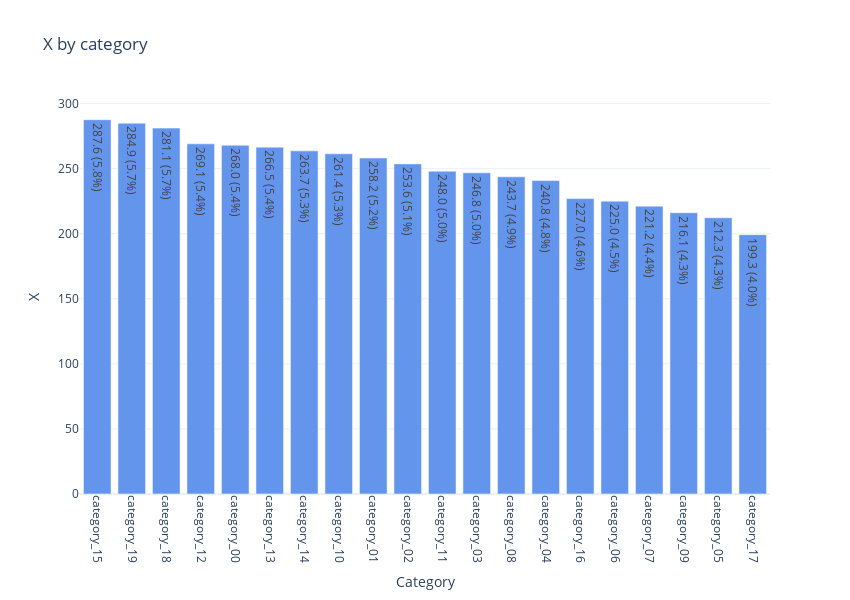

Source (notebook cell):
### Code cell
# Basic vertical bar chart

d_plot = d_plot
val_name = "x"
cat_name = "category"
cat_values = (
    d_plot.groupby([cat_name])[val_name]
    .sum()
    .reset_index()
    .sort_values(val_name, ascending=False)[cat_name]
    .head(20)
)
total_sum = d_plot[val_name].sum()
e = (
    d_plot[d_plot[cat_name].isin(cat_values)]
    .groupby(cat_name)[[val_name]]
    .sum()
    .reset_index()
    .sort_values(val_name, ascending=False)
)
if len(e) > 30:
    raise ValueError("Too many values to plot")

fig = go.Figure()
for i, category in enumerate(e[cat_name]):
    fig.add_trace(
        go.Bar(
            x=e[e[cat_name] == category][cat_name],
            y=e[e[cat_name] == category][val_name],
            # text=e[e[cat_name] == category][val_name].round(1),
            text=e[e[cat_name] == category][val_name]
            .round(1)
            .apply(lambda x: f"{x} ({round((100 * x/total_sum), 1)}%)"),
            name="",
            showlegend=True,
            marker=dict(color="cornflowerblue"),
        )
    )
fig.update_traces(hovertemplate="%{y}")
fig.update_layout(
    template="plotly_white",
    width=50 + len(fig.data) * 40,
    height=600,
    title=f"{val_name.capitalize()} by {cat_name}",
    showlegend=False,
)
fig.update_xaxes(title=cat_name.capitalize(), tickangle=90)
fig.update_yaxes(title=val_name.capitalize(), range=None, dtick=None)
fig.show()

### Figure 1 — Plotly figure (JSON) as saved in the notebook; plotly's stock layout.template omitted (floating-point values rounded to 4 significant figures)
{"data": [{"hovertemplate": "%{y}", "marker": {"color": "cornflowerblue"}, "name": "", "showlegend": true, "text": ["287.6 (5.8%)"], "type": "bar", "x": ["category_15"], "y": [287.6]}, {"hovertemplate": "%{y}", "marker": {"color": "cornflowerblue"}, "name": "", "showlegend": true, "text": ["284.9 (5.7%)"], "type": "bar", "x": ["category_19"], "y": [284.9]}, {"hovertemplate": "%{y}", "marker": {"color": "cornflowerblue"}, "name": "", "showlegend": true, "text": ["281.1 (5.7%)"], "type": "bar", "x": ["category_18"], "y": [281.1]}, {"hovertemplate": "%{y}", "marker": {"color": "cornflowerblue"}, "name": "", "showlegend": true, "text": ["269.1 (5.4%)"], "type": "bar", "x": ["category_12"], "y": [269.1]}, {"hovertemplate": "%{y}", "marker": {"color": "cornflowerblue"}, "name": "", "showlegend": true, "text": ["268.0 (5.4%)"], "type": "bar", "x": ["category_00"], "y": [268.0]}, {"hovertemplate": "%{y}", "marker": {"color": "cornflowerblue"}, "name": "", "showlegend": true, "text": ["266.5 (5.4%)"], "type": "bar", "x": ["category_13"], "y": [266.5]}, {"hovertemplate": "%{y}", "marker": {"color": "cornflowerblue"}, "name": "", "showlegend": true, "text": ["263.7 (5.3%)"], "type": "bar", "x": ["category_14"], "y": [263.7]}, {"hovertemplate": "%{y}", "marker": {"color": "cornflowerblue"}, "name": "", "showlegend": true, "text": ["261.4 (5.3%)"], "type": "bar", "x": ["category_10"], "y": [261.4]}, {"hovertemplate": "%{y}", "marker": {"color": "cornflowerblue"}, "name": "", "showlegend": true, "text": ["258.2 (5.2%)"], "type": "bar", "x": ["category_01"], "y": [258.2]}, {"hovertemplate": "%{y}", "marker": {"color": "cornflowerblue"}, "name": "", "showlegend": true, "text": ["253.6 (5.1%)"], "type": "bar", "x": ["category_02"], "y": [253.6]}, {"hovertemplate": "%{y}", "marker": {"color": "cornflowerblue"}, "name": "", "showlegend": true, "text": ["248.0 (5.0%)"], "type": "bar", "x": ["category_11"], "y": [248.0]}, {"hovertemplate": "%{y}", "marker": {"color": "cornflowerblue"}, "name": "", "showlegend": true, "text": ["246.8 (5.0%)"], "type": "bar", "x": ["category_03"], "y": [246.8]}, {"hovertemplate": "%{y}", "marker": {"color": "cornflowerblue"}, "name": "", "showlegend": true, "text": ["243.7 (4.9%)"], "type": "bar", "x": ["category_08"], "y": [243.7]}, {"hovertemplate": "%{y}", "marker": {"color": "cornflowerblue"}, "name": "", "showlegend": true, "text": ["240.8 (4.8%)"], "type": "bar", "x": ["category_04"], "y": [240.8]}, {"hovertemplate": "%{y}", "marker": {"color": "cornflowerblue"}, "name": "", "showlegend": true, "text": ["227.0 (4.6%)"], "type": "bar", "x": ["category_16"], "y": [227.0]}, {"hovertemplate": "%{y}", "marker": {"color": "cornflowerblue"}, "name": "", "showlegend": true, "text": ["225.0 (4.5%)"], "type": "bar", "x": ["category_06"], "y": [225.0]}, {"hovertemplate": "%{y}", "marker": {"color": "cornflowerblue"}, "name": "", "showlegend": true, "text": ["221.2 (4.4%)"], "type": "bar", "x": ["category_07"], "y": [221.2]}, {"hovertemplate": "%{y}", "marker": {"color": "cornflowerblue"}, "name": "", "showlegend": true, "text": ["216.1 (4.3%)"], "type": "bar", "x": ["category_09"], "y": [216.1]}, {"hovertemplate": "%{y}", "marker": {"color": "cornflowerblue"}, "name": "", "showlegend": true, "text": ["212.3 (4.3%)"], "type": "bar", "x": ["category_05"], "y": [212.3]}, {"hovertemplate": "%{y}", "marker": {"color": "cornflowerblue"}, "name": "", "showlegend": true, "text": ["199.3 (4.0%)"], "type": "bar", "x": ["category_17"], "y": [199.3]}], "layout": {"height": 600, "showlegend": false, "title": {"text": "X by category"}, "width": 850, "xaxis": {"tickangle": 90, "title": {"text": "Category"}}, "yaxis": {"title": {"text": "X"}}}}
